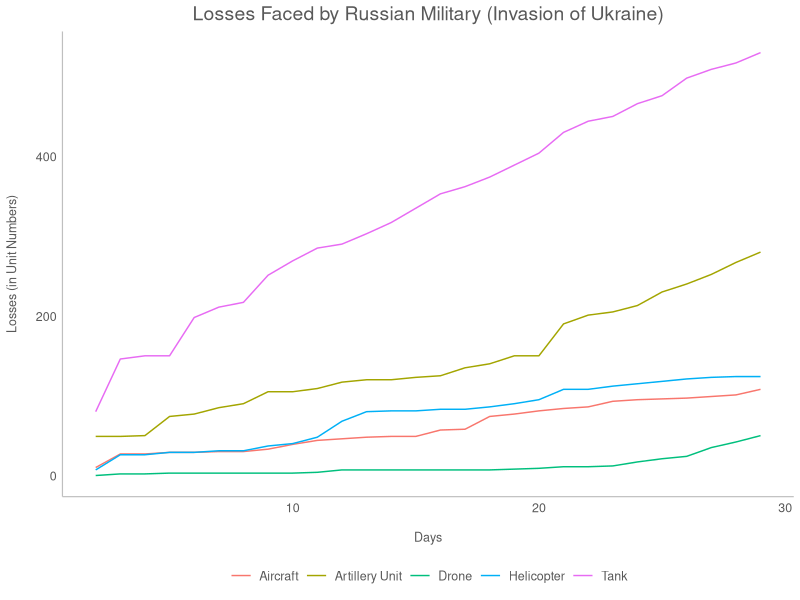

The R script that drew this image:
con <- read.csv("russia_losses_equipment.csv")


library(ggplot2)
library(ggthemes)

gg <- ggplot(con, aes(day))+
  geom_line(aes(y = tank, color="Tank"))+
  #geom_point(aes(y = tank, color="Tank"))+
  geom_line(aes(y = aircraft, color="Aircraft"))+
  geom_line(aes(y = helicopter, color="Helicopter"))+
  #geom_line(aes(y = APC, color="APC"))+
  geom_line(aes(y = field.artillery, color="Artillery Unit"))+
  #geom_line(aes(y = MRL, color="lightgreen"))+
  #geom_line(aes(y = military.auto, color="blue"))+
  #geom_line(aes(y = fuel.tank, color="orange"))+
  geom_line(aes(y = drone, color="Drone"))+
  #geom_line(aes(y = naval.ship, color="darkgreen"))+
  #geom_line(aes(y = anti.aircraft.warfare, color="brown"))
  
  theme_excel_new() + ggtitle("Losses Faced by Russian Military (Invasion of Ukraine)")+

  theme(axis.title = element_text(),
        axis.line = element_line(),
        panel.grid.major = element_blank(),
        panel.grid.minor = element_blank())+
  labs(y = "Losses (in Unit Numbers)\n", x = "\nDays") 



